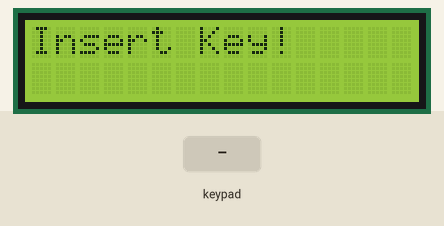
Bench run of a program on a simulated ESP32. On the bench: 16×2 character LCD. The inputs (shaded band) are chosen by the test bench.

Above: at 3.2 s.
3.3 s: keypad keys 2 6 2 5 2 0 # pressed 0.4 s apart
At 6.8 s:
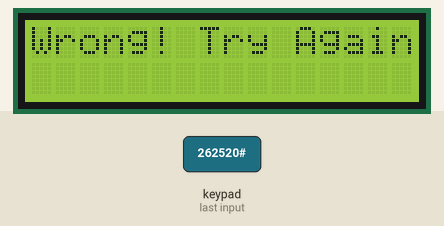
7.6 s: key '1' pressed
At 8.2 s:
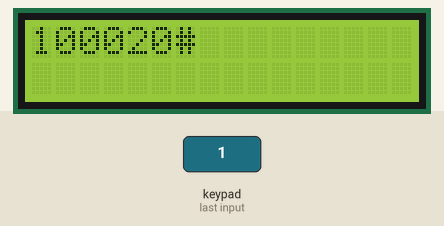
9.1 s: key 'A' pressed
At 10.3 s:
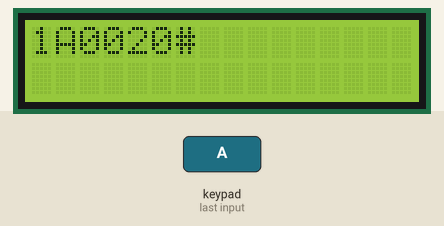
10.6 s: keypad keys 2 6 2 5 2 0 A pressed 0.4 s apart
At 13.4 s:
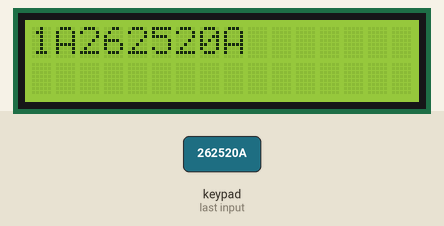
14.9 s: key 'B' pressed
At 16.1 s:
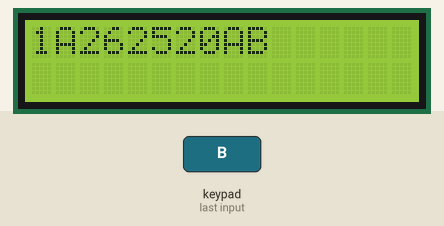
16.4 s: keypad keys 2 6 2 5 2 0 pressed 0.4 s apart
At 17.0 s:
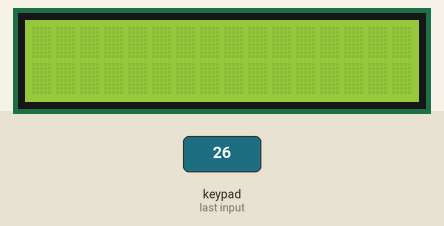
Timing chart, 0 to 19.4 s (numbered marks = the images above; inputs shaded):
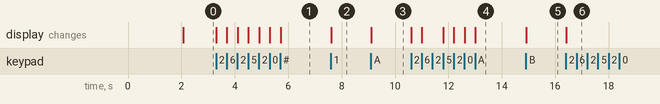

Measured:
- after the input at 3.3 s, the display: first changes at once (image 1 shows a later state)
- after the input at 7.6 s, the display: changes at once (image 2)
- after the input at 9.1 s, the display: changes at once (image 3)
- after the input at 10.6 s, the display: first changes at once (image 4 shows a later state)
- after the input at 14.9 s, the display: changes at once (image 5)
- after the input at 16.4 s, the display: changes at once (image 6)

The program:

main.cpp
```cpp
#include <Arduino.h>
#include <LiquidCrystal.h>
#include <Keypad.h>

const byte ROWS = 4; //four rows
const byte COLS = 4; //four columns

char keys[ROWS][COLS] = {
  {'1','2','3','A'},
  {'4','5','6','B'},
  {'7','8','9','C'},
  {'*','0','#','D'}
};

byte rowPins[ROWS] = {26, 25, 2, 0}; //connect to the row pinouts of the keypad
byte colPins[COLS] = {4, 5, 21, 22}; //connect to the column pinouts of the keypad

// initialize the library by associating any needed LCD interface pin
// with the arduino pin number it is connected to
//const int rs = 9, en = 13, d4 = 32, d5 = 33, d6 = 25, d7 = 26;
LiquidCrystal lcd(19, 23, 18, 17, 16, 15);

//Create an object of keypad
Keypad keypad = Keypad( makeKeymap(keys), rowPins, colPins, ROWS, COLS );

//Variables
bool found_key = false;
int key[10];
char print_key[10];
int i = 0;

void setup() {
  Serial.begin(9600);
  // set up the LCD's number of columns and rows:
  lcd.begin(16, 2);
  // Print a message to the LCD.
  lcd.print("Hello!!");
  delay(2000);
  lcd.clear();
  lcd.print("Insert Key!");
}

void loop() {
  char new_key = keypad.getKey();

  if (new_key) {
    key[i]        = new_key - '0';
    print_key[i]  = new_key;
    lcd.clear();
    lcd.print(print_key);
    if (key[i] == ('#'-'0')){
      if (key[0] == 4 && key[1] == 5 && key[2] == 2 && key[3] == 3){
        lcd.clear();
        lcd.print("Correct");
        delay(2000);
        lcd.clear();
        lcd.print("New Key: 999");
        delay(30000);
      }else{
        lcd.clear();
        lcd.print("Wrong! Try Again!");
        i = -1;
        key[10] = 0;
        print_key[0] = '0';
        print_key[1] = '0';
        print_key[2] = '0';
        print_key[3] = '0';
      }
    }
    if (key[i] == ('*'-'0')){
      lcd.clear();
      i = -1;
      key[10] = 0;
      print_key[0] = '0';
      print_key[1] = '0';
      print_key[2] = '0';
      print_key[3] = '0';
    }
    i++;
  }
}
```
